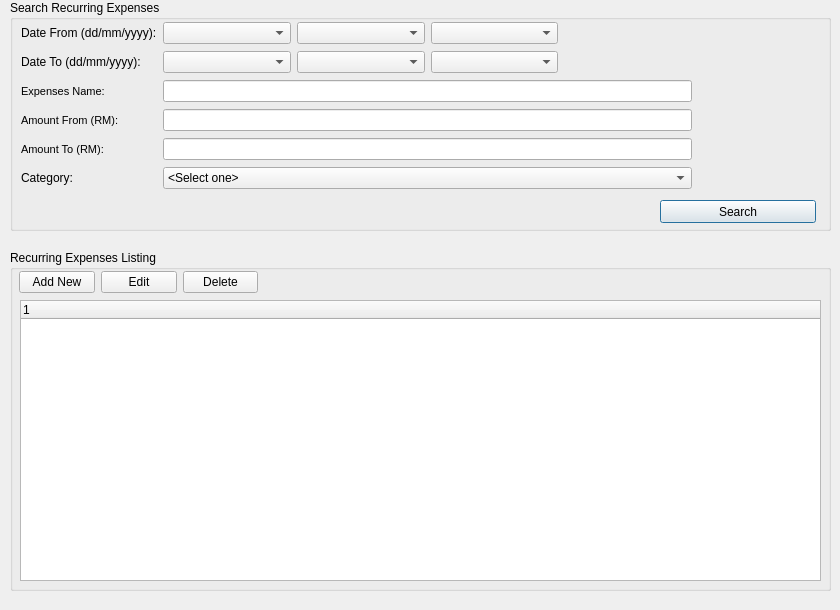
<?xml version="1.0" encoding="UTF-8"?>
<ui version="4.0">
 <class>expenses_mst</class>
 <widget class="QDialog" name="expenses_mst">
  <property name="geometry">
   <rect>
    <x>0</x>
    <y>0</y>
    <width>840</width>
    <height>610</height>
   </rect>
  </property>
  <property name="windowTitle">
   <string>Expenses Listing - Pers</string>
  </property>
  <widget class="QGroupBox" name="gb_search">
   <property name="geometry">
    <rect>
     <x>10</x>
     <y>0</y>
     <width>821</width>
     <height>231</height>
    </rect>
   </property>
   <property name="title">
    <string>Search Recurring Expenses</string>
   </property>
   <widget class="QPushButton" name="btn_search">
    <property name="geometry">
     <rect>
      <x>650</x>
      <y>200</y>
      <width>156</width>
      <height>23</height>
     </rect>
    </property>
    <property name="text">
     <string>Search</string>
    </property>
   </widget>
   <widget class="QWidget" name="layoutWidget">
    <property name="geometry">
     <rect>
      <x>11</x>
      <y>21</y>
      <width>671</width>
      <height>171</height>
     </rect>
    </property>
    <layout class="QGridLayout" name="gridLayout">
     <item row="2" column="0">
      <widget class="QLabel" name="lbl_name">
       <property name="font">
        <font>
         <pointsize>8</pointsize>
        </font>
       </property>
       <property name="text">
        <string>Expenses Name:</string>
       </property>
      </widget>
     </item>
     <item row="4" column="0">
      <widget class="QLabel" name="lbl_amount_to">
       <property name="font">
        <font>
         <pointsize>8</pointsize>
        </font>
       </property>
       <property name="text">
        <string>Amount To (RM):</string>
       </property>
      </widget>
     </item>
     <item row="5" column="0">
      <widget class="QLabel" name="lbl_cat">
       <property name="text">
        <string>Category:</string>
       </property>
      </widget>
     </item>
     <item row="3" column="0">
      <widget class="QLabel" name="lbl_amount_from">
       <property name="font">
        <font>
         <pointsize>8</pointsize>
        </font>
       </property>
       <property name="text">
        <string>Amount From (RM):</string>
       </property>
      </widget>
     </item>
     <item row="0" column="0">
      <widget class="QLabel" name="lbl_date_from">
       <property name="text">
        <string>Date From (dd/mm/yyyy):</string>
       </property>
      </widget>
     </item>
     <item row="1" column="0">
      <widget class="QLabel" name="lbl_date_to">
       <property name="text">
        <string>Date To (dd/mm/yyyy):</string>
       </property>
      </widget>
     </item>
     <item row="0" column="2">
      <widget class="QComboBox" name="lst_month_from"/>
     </item>
     <item row="1" column="2">
      <widget class="QComboBox" name="lst_month_to"/>
     </item>
     <item row="1" column="3">
      <widget class="QComboBox" name="lst_year_to"/>
     </item>
     <item row="0" column="3">
      <widget class="QComboBox" name="lst_year_from"/>
     </item>
     <item row="0" column="1">
      <widget class="QComboBox" name="lst_day_from"/>
     </item>
     <item row="1" column="1">
      <widget class="QComboBox" name="lst_day_to"/>
     </item>
     <item row="2" column="1" colspan="4">
      <widget class="QLineEdit" name="txt_name"/>
     </item>
     <item row="3" column="1" colspan="4">
      <widget class="QLineEdit" name="txt_amout_from"/>
     </item>
     <item row="4" column="1" colspan="4">
      <widget class="QLineEdit" name="txt_amout_to"/>
     </item>
     <item row="5" column="1" colspan="4">
      <widget class="QComboBox" name="lst_cat">
       <item>
        <property name="text">
         <string>&lt;Select one&gt;</string>
        </property>
       </item>
      </widget>
     </item>
    </layout>
   </widget>
   <zorder>layoutWidget</zorder>
   <zorder>btn_search</zorder>
  </widget>
  <widget class="QGroupBox" name="gb_listing">
   <property name="geometry">
    <rect>
     <x>10</x>
     <y>250</y>
     <width>821</width>
     <height>341</height>
    </rect>
   </property>
   <property name="title">
    <string>Recurring Expenses Listing</string>
   </property>
   <widget class="QTreeWidget" name="tw_expList">
    <property name="geometry">
     <rect>
      <x>10</x>
      <y>50</y>
      <width>801</width>
      <height>281</height>
     </rect>
    </property>
    <column>
     <property name="text">
      <string notr="true">1</string>
     </property>
    </column>
   </widget>
   <widget class="QWidget" name="layoutWidget_2">
    <property name="geometry">
     <rect>
      <x>9</x>
      <y>20</y>
      <width>239</width>
      <height>25</height>
     </rect>
    </property>
    <layout class="QHBoxLayout" name="horizontalLayout">
     <item>
      <widget class="QPushButton" name="btn_add">
       <property name="text">
        <string>Add New</string>
       </property>
      </widget>
     </item>
     <item>
      <widget class="QPushButton" name="btn_edit">
       <property name="text">
        <string>Edit</string>
       </property>
      </widget>
     </item>
     <item>
      <widget class="QPushButton" name="btn_delete">
       <property name="text">
        <string>Delete</string>
       </property>
      </widget>
     </item>
    </layout>
   </widget>
  </widget>
 </widget>
 <tabstops>
  <tabstop>lst_day_from</tabstop>
  <tabstop>lst_month_from</tabstop>
  <tabstop>lst_year_from</tabstop>
  <tabstop>lst_day_to</tabstop>
  <tabstop>lst_month_to</tabstop>
  <tabstop>lst_year_to</tabstop>
  <tabstop>txt_name</tabstop>
  <tabstop>txt_amout_from</tabstop>
  <tabstop>txt_amout_to</tabstop>
  <tabstop>lst_cat</tabstop>
  <tabstop>btn_search</tabstop>
  <tabstop>btn_add</tabstop>
  <tabstop>btn_edit</tabstop>
  <tabstop>btn_delete</tabstop>
  <tabstop>tw_expList</tabstop>
 </tabstops>
 <resources/>
 <connections/>
</ui>
